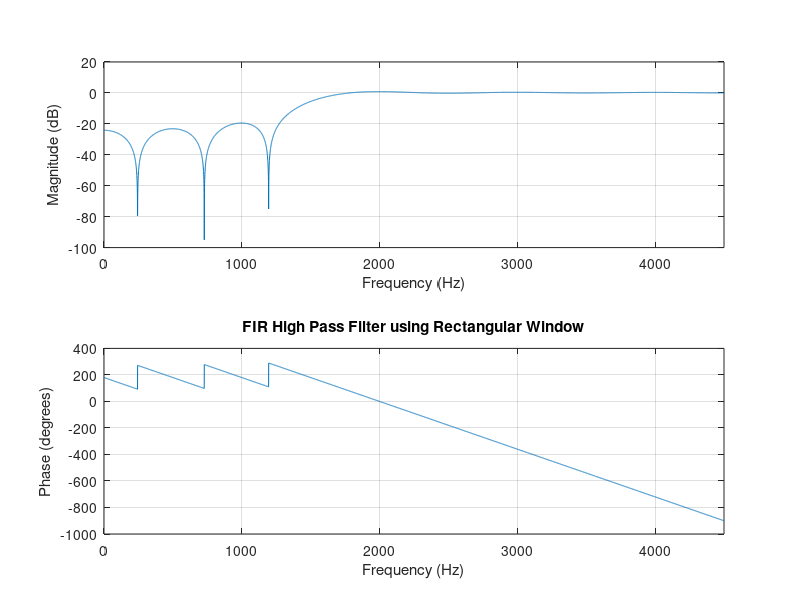

Write MATLAB code to recreate this figure.

clc; clear all; close all;

rp = 0.05;
rs = 0.04;
fp = 1500;
fs = 2000;
f = 9000;

num = -20*log10(sqrt(rp*rs))-13;
dem = 14.6*(fs-fp)/f;
n = ceil(num/dem);

if mod(n,2) ~= 0
    n = n+1;
end

wp = 2*fp/f;
y = rectwin(n+1);
b = fir1(n,wp,'high',y);

freqz(b,1,8192,f);
title('FIR High Pass Filter using Rectangular Window');
